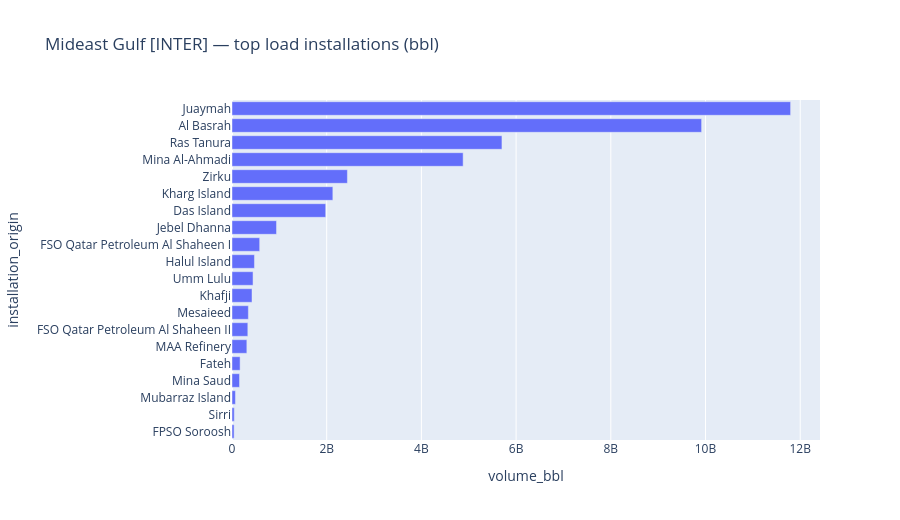

This figure's notebook cell:
### Markdown cell above
## 3. Load installations

### Code cell
inst = installation_rank(df, top_n=20)
display(inst)
fig = px.bar(
    inst.sort_values("volume_bbl"),
    x="volume_bbl", y="installation_origin", orientation="h",
    title=f"{cdef.label} [{FLOW_SCOPE}] — top load installations (bbl)",
)
fig.update_layout(height=520)
fig.show()

sts = sts_share(df)
display(Markdown(
    f"STS present on **{100*sts['sts_cargo_share']:.1f}%** of cargoes / "
    f"**{100*sts['sts_vol_share']:.1f}%** of volume."
))

### Figure 1 — Plotly figure (JSON) as saved in the notebook; plotly's stock layout.template omitted (floating-point values rounded to 4 significant figures)
{"data": [{"hovertemplate": "volume_bbl=%{x}<br>installation_origin=%{y}<extra></extra>", "legendgroup": "", "marker": {"color": "#636efa", "pattern": {"shape": ""}}, "name": "", "orientation": "h", "showlegend": false, "textposition": "auto", "type": "bar", "x": [44400000.0, 47770000.0, 72620000.0, 159000000.0, 171000000.0, 313500000.0, 334400000.0, 345800000.0, 422800000.0, 444300000.0, 474300000.0, 584600000.0, 940200000.0, 1979000000.0, 2130000000.0, 2437000000.0, 4881000000.0, 5701000000.0, 9918000000.0, 11800000000.0], "xaxis": "x", "y": ["FPSO Soroosh", "Sirri", "Mubarraz Island", "Mina Saud", "Fateh", "MAA Refinery", "FSO Qatar Petroleum Al Shaheen II", "Mesaieed", "Khafji", "Umm Lulu", "Halul Island", "FSO Qatar Petroleum Al Shaheen I", "Jebel Dhanna", "Das Island", "Kharg Island", "Zirku", "Mina Al-Ahmadi", "Ras Tanura", "Al Basrah", "Juaymah"], "yaxis": "y"}], "layout": {"barmode": "relative", "height": 520, "legend": {"tracegroupgap": 0}, "title": {"text": "Mideast Gulf [INTER] — top load installations (bbl)"}, "xaxis": {"anchor": "y", "domain": [0, 1], "title": {"text": "volume_bbl"}}, "yaxis": {"anchor": "x", "domain": [0, 1], "title": {"text": "installation_origin"}}}}
